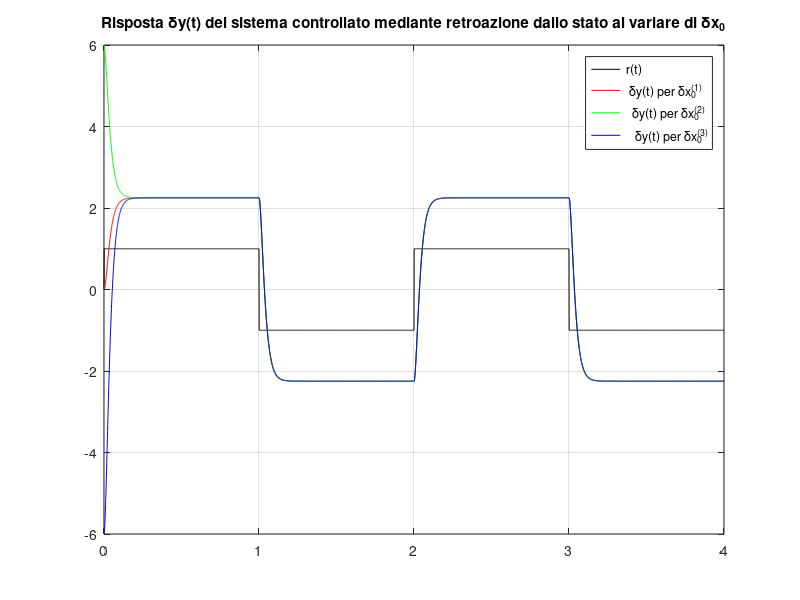

The MATLAB source for this figure:
%% Esercitazione di laboratorio #3 - Controlli Automatici
% *Esercizio #1: progetto del controllo di un levitatore magnetico mediante*
% *retroazione statica dallo stato*
%
% Autori: M. Indri, M. Taragna (ultima modifica: 28/04/2020)
%% Introduzione
% Si puo' suddividere il programma in diverse sezioni di codice usando i
% caratteri "%%". Ogni sezione puo' essere eseguita separatamente dalle
% altre con il comando "Run Section" (nella toolbar dell'Editor, subito
% a destra del tasto "Run"). Si puo' ottenere lo stesso risultato
% selezionando la porzione di codice che si vuole eseguire e premendo il
% tasto funzione F9, risparmiando cosi' tempo rispetto all'esecuzione di
% tutto il programma. Si prenda questo script come esempio di riferimento.

clear all, close all, clc

%% Passo 0: definizione del sistema da controllare (levitatore magnetico)

A=[0, 1; 900, 0];
B=[0; -9];
C=[600, 0];
D=0;

eig_A=eig(A) % Il modello linearizzato e' instabile

%% Passo 1: verifica della completa raggiungibilita' del sistema da controllare

Mr=ctrb(A,B)
rank_Mr=rank(Mr)

%% Passo 2: assegnazione degli autovalori mediante retroazione statica dallo stato

l1=-40;
l2=-60;
K=place(A,B,[l1,l2])      % In alternativa: acker(A,B,[l1,l2])
eig_A_minus_BK=eig(A-B*K) % Verifica della corretta assegnazione degli autovalori

% Scelta del guadagno alfa

alfa=-1

% Per imporre la condizione di regolazione dell'uscita, basta scommentare:
% alfa=inv(-(C-D*K)*inv(A-B*K)*B+D)

%% Passo 3: definizione del sistema controllato mediante retroazione dallo stato

Ars=A-B*K
Brs=alfa*B
Crs=C-D*K
Drs=alfa*D

%% Passo 4: simulazione del sistema controllato mediante retroazione dallo stato

sistema_retroazionato=ss(Ars,Brs,Crs,Drs);
t_r=0:.001:4;
r=sign(sin(2*pi*0.5*t_r));
dx0_1=[ 0.00; 0];
dx0_2=[+0.01; 0];
dx0_3=[-0.01; 0];
[dy_1,t_dy_1]=lsim(sistema_retroazionato,r,t_r,dx0_1);
[dy_2,t_dy_2]=lsim(sistema_retroazionato,r,t_r,dx0_2);
[dy_3,t_dy_3]=lsim(sistema_retroazionato,r,t_r,dx0_3);

figure, plot(t_r,r,'k',t_dy_1,dy_1,'r',t_dy_2,dy_2,'g',t_dy_3,dy_3,'b'), grid on,
title(['Risposta \deltay(t) del sistema controllato mediante retroazione', ...
       ' dallo stato al variare di \deltax_0']),
legend('r(t)',' \deltay(t) per \deltax_0^{(1)}', ...
              '  \deltay(t) per \deltax_0^{(2)}','   \deltay(t) per \deltax_0^{(3)}')